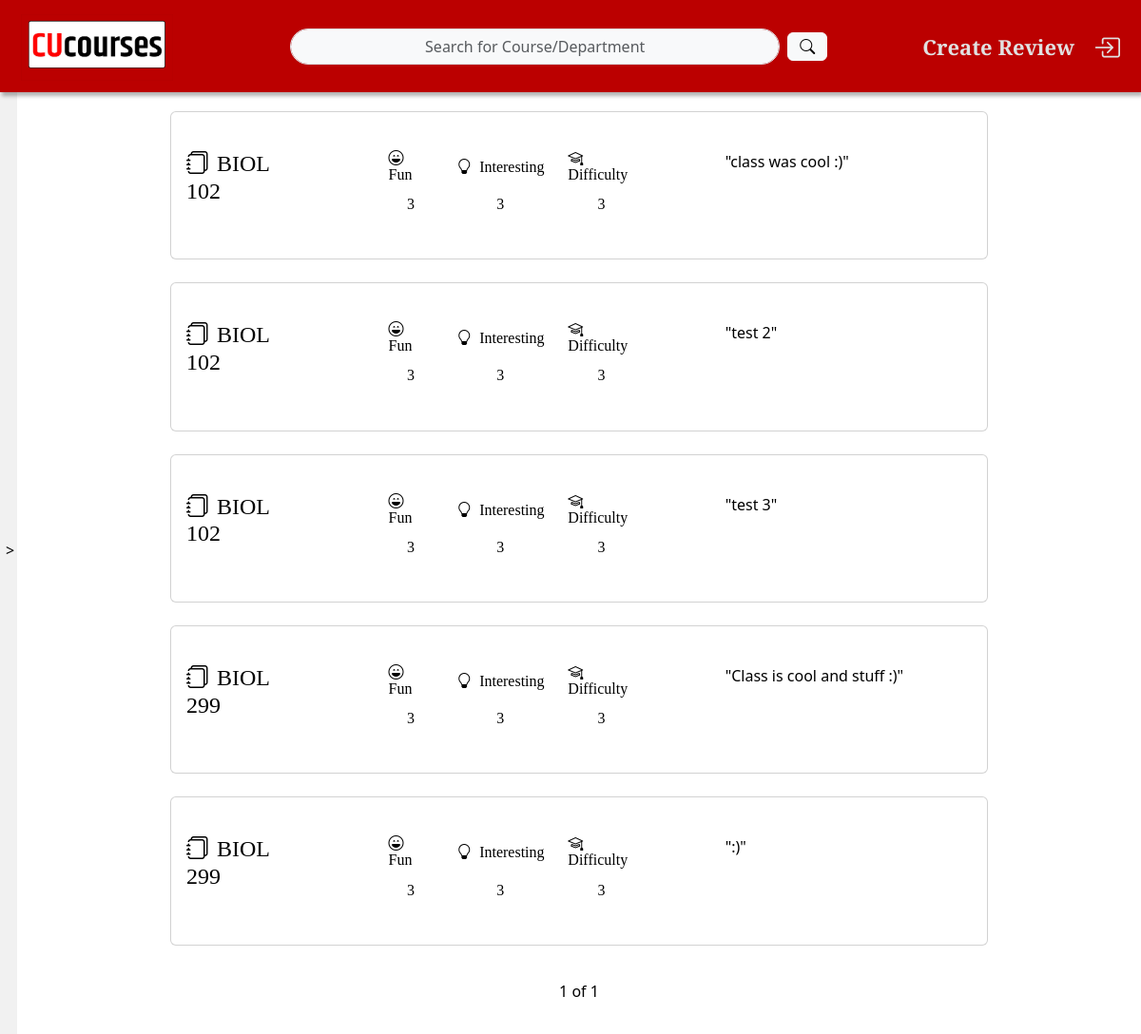
Screenshot of /search/?search_terms=Biology&page=1 with the database file from the repository.
### reviews/models.py (models this page shows)
class review(models.Model):
    user = models.ForeignKey(User, on_delete=models.CASCADE, default="Anonymous")
    course = models.ForeignKey(course,on_delete=models.CASCADE,null=True)
    instructor = models.CharField(max_length=30)
    reviewText = models.TextField(max_length=800, null=False)
    anon = models.BooleanField(default=True)
    created = models.DateTimeField(auto_now_add=True)
    textbook = models.BooleanField(default=True)
    CHOICES = (
        ('1', '1'),
        ('2', '2'),
        ('3', '3'),
        ('4', '4'),
        ('5', '5'),
    )
    fun = models.CharField(max_length=1, choices=CHOICES,default='3')
    interesting = models.CharField(max_length=1, choices=CHOICES,default='3')
    difficult = models.CharField(max_length=1, choices=CHOICES,default='3')
    def __str__(self):
        return str(self.course)
    def snippet (self):
        if len(self.reviewText)>151:
            return "\"" + self.reviewText[:150] + "...\""
        else:
            return "\"" + self.reviewText + "\""
    class Meta:
        ordering = ['created']

class course(models.Model):
    courseCode = models.CharField(max_length=10)
    courseName = models.CharField(max_length=40)
    dept = models.ForeignKey(department,on_delete=models.CASCADE,null=True)
    def __str__(self):
        return self.courseCode

### reviews/views.py (the view)
# urls.py: path('search/', searchReviews.as_view(), name='search_reviews'),
class searchReviews(ListView):
    model = review
    context_object_name = "reviews"
    template_name = "reviews/searchReviews.html"
    paginate_by = 15
    def get_context_data(self, *args, **kwargs):
        context = super().get_context_data(*args, **kwargs)
        context['searchterms'] = self.request.GET.get('search_terms').upper()
        context['depts'] = department.objects.all()
        return context
    def get_queryset(self):
        search_term = self.request.GET.get('search_terms')
        queryset = review.objects.filter(
            models.Q(course__courseCode__icontains=search_term) |
            models.Q(course__courseName__icontains=search_term) |
            models.Q(course__dept__deptName__icontains=search_term)
        )
        return queryset

### reviews/templates/reviews/searchReviews.html
<html>
    {% load static %}
    <link rel="stylesheet"  type="text/css" href="{% static 'allStyles.css' %}">
    <header>
        {% include "./navMenu.html" %}
    </header>
    <body>
        <div class="container-fluid-p-0 d-flex flex-row belowNav">
            <div class="sideContainer">
            {% include "./sideMenu.html" with title_phrase='All Reviews'%}
            </div>
            <div class="contentTable">
                {% include "./reviewTable.html" %}
            </div>
        </div>
    </body>
</html>

### reviews/templates/reviews/reviewTable.html (shortened to what this page needs)
{% load static %}
<div class ="reviewTable">
    <div class="container d-flex flex-column" style="height: 95%;">
        <div class="m-2" style="height: 100%; overflow-y: scroll;">
          <div class="card-deck">
            {% for review in reviews %}
            <div class="card mb-4" onclick="goToDetails('{% url 'review' review.id %}')">
              <div class="card-body text-black">
                <div class="row py-4">
                    <div class="col-2 justify-content-center">
                        <h4 class="card-title text"> <i class="bi bi-journals me-2"></i>{{ review }}</h4>
                    </div>
                    <div class="col-1"></div>
                    <div class="col-4">
                        <div class="row mb-1">
                            <div class="col-3 icon-container"><h6><i class="bi bi-emoji-laughing me-1"></i> Fun</h6></div>
                            <div class="col-5 icon-container"> <h6><i class="bi bi-lightbulb me-1"></i> Interesting</h6></div>
                            <div class="col-4 icon-container"><h6><i class="bi bi-mortarboard me-1"></i> Difficulty</h6></div>
                        </div>
                        <div class="row">
                            <div class="col-3 icon-container"> <h6>{{review.fun}}</h6></div>
                            <div class="col-5 icon-container"> <h6>{{review.interesting}}</h6></div>
                            <div class="col-4 icon-container"> <h6>{{review.difficult}}</h6></div>
                        </div>
                    </div>
                    <div class="col-1"></div>
                    <div class="col-4">
                        <p class="card-text"> {{ review.snippet }}</p>
                    </div>
                </div>
              </div>
            </div>
            {% empty %}
            <div class="card bg-light">
              <div class="card-body text-black">
                <h2 class="card-title">No Reviews :(</h2>
              </div>
            </div>
            {% endfor %}
          </div>
        </div>
      </div>
    <div class="row-xs pagination" style="height: 5%;">
            {{ page_obj.number }} of {{ page_obj.paginator.num_pages }}
    </div>
</div>

### reviews/static/allStyles.css (style rules this page uses)
:root { --primary-color: rgb(187, 0, 0); --secondary-color: rgba(99, 99, 99, 0.69);; --tertiary-color: rgb(250, 255, 184); --primary-dark: rgb(95, 0, 0); --black: rgb(27, 27, 27); --white: rgb(255, 255, 255); --text-color: rgb(225, 225, 225); --darkgray: rgb(50,50,50); --lightgray: rgb(241, 241, 241); --gradient-vertical: linear-gradient(rgb(187, 0, 0), rgb(255, 255, 255)); --gradient-horizontal: linear-gradient(to right,rgb(187, 0, 0), rgb(255, 255, 255)); --shadow: 2px 4px 4px hsla(0, 0%, 0%, 0.305); --body-font: 'Source Serif Pro', Times, serif; --heading-font: 'Crimson Text', Times, serif; }
body { background-color: var(--white); }
h1, h2, h3, h4, h5, h6 { font-family: var(--heading-font); }
.pagination { color: black; display: flex; justify-content: center; }
.reviewTable { overflow-y: scroll; background-color: var(--white); color: var(--text-color); padding: 0; height: 99%; padding-top: 1%; width: 75%; min-width: 75vw; }
.contentTable { height: 92vh; display: flex; flex-direction: row; justify-content: center; background-color: var(--white); color: var(--text-color); width: 100%; }
.icon-container { display: flex; align-items: center; justify-content: center; }
.sideContainer { height: 92vh; background-color: var(--lightgray); color: var(--text-color); }
.belowNav { padding-top:9vh; background: rgb(241, 241, 241); }

### rows the page displays
review: course.courseCode "BIOL 102", fun "3", interesting "3", difficult "3", snippet "\"class was cool :)\""
review: course.courseCode "BIOL 102", fun "3", interesting "3", difficult "3", snippet "\"test 2\""
review: course.courseCode "BIOL 102", fun "3", interesting "3", difficult "3", snippet "\"test 3\""
review: course.courseCode "BIOL 299", fun "3", interesting "3", difficult "3", snippet "\"Class is cool and stuff :)\""
review: course.courseCode "BIOL 299", fun "3", interesting "3", difficult "3", snippet "\":)\""

### other values shown
{{ page_obj.number }} "1"
{{ page_obj.paginator.num_pages }} "1"
